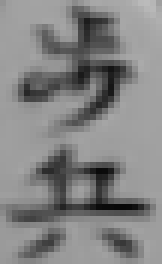
//> input picture image/koma/fu1.png, 27 x 44 px (shown 6 times larger)
$ ./main   (built with g++ and OpenCV 4)
//> lines starting //> are read from the running program, lines starting //| are printed output that depends on the picture; after the words box and inside, x2 and y2 are one past the last pixel; in counts of white or black regions, pixels touching at a corner belong together; pictures that were not available may be replaced by others from this repository, and a replacement may not be noted
#define _USE_MATH_DEFINES

#include <math.h>
#include <chrono>
#include <opencv2/opencv.hpp>
#include <iostream>
#include <fstream>
#include <string>
#include <opencv2/core/core.hpp>
#include <opencv2/imgproc/imgproc.hpp>
#include <opencv2/highgui/highgui.hpp>
#include <windows.h>
#include "opencv2/video/tracking.hpp"
#define P(s) cout << s << endl
using namespace cv;
using namespace std;


class koma{
public:
	int dir;
	string type;
};

class komaDate{
public:
	Mat img;
	string type;
	int dir;
	komaDate(Mat i, string t,int d){
		img = i;
		type = t;
		dir = d;
	}
};

int sente;
int turnDir;
int boardWidth;
int boardHeight;
int masuWidth;
int masuHeight;
vector<koma> Jibun, Aite;
vector<komaDate> komaDates;
map<string, Mat> komaImgs;
vector<vector<Mat>>KIFU;
vector<string> kifuTxt;
Mat BOARDIMG;
koma banmen[9][9], prevbanmen[9][9];//　最新の盤面　直前の盤面
int misscount = 0;
//-----------------------------------------------
//盤面画像生成時に使う数字たちの配列
Mat nums[] = {
	imread("./image/kanji/1.png")
	, imread("./image/kanji/2.png")
	, imread("./image/kanji/3.png")
	, imread("./image/kanji/4.png")
	, imread("./image/kanji/5.png")
	, imread("./image/kanji/6.png")
	, imread("./image/kanji/7.png")
	, imread("./image/kanji/8.png")
	, imread("./image/kanji/9.png")
};
Mat num[] = {
	imread("./image/kanji/num9.png")
	, imread("./image/kanji/num8.png")
	, imread("./image/kanji/num7.png")
	, imread("./image/kanji/num6.png")
	, imread("./image/kanji/num5.png")
	, imread("./image/kanji/num4.png")
	, imread("./image/kanji/num3.png")
	, imread("./image/kanji/num2.png")
	, imread("./image/kanji/num1.png")
};

//------------------------------------------------
//駒の画像と漢字と向きをセットにした配列作成、盤面画像生成時に使う駒の漢字画像の配列作成
void importKoma(){
	komaDates.push_back(komaDate(imread("./image/koma/fu1.png"), "歩", 1));
//> in komaDate, img is the input picture: 44 rows x 27 cols, CV_8UC3; min 8, max 187, mean 131.6
//> komaDates = 1 item
	komaDates.push_back(komaDate(imread("./image/koma/fu2.png"), "歩", 2));
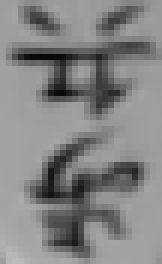
//> input picture image/koma/fu2.png, 27 x 44 px (shown 6 times larger)
//> in komaDate, img is the input picture: 44 rows x 27 cols, CV_8UC3; min 8, max 187, mean 131.6
//> komaDates = 2 items
	komaDates.push_back(komaDate(imread("./image/koma/gin1.png"), "銀", 1));
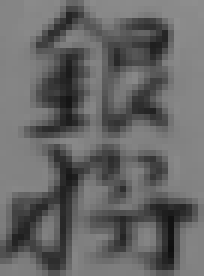
//> input picture image/koma/gin1.png, 34 x 46 px (shown 6 times larger)
//> in komaDate, img is the input picture: 46 rows x 34 cols, CV_8UC3; min 15, max 142, mean 102.2
//> komaDates = 3 items
	komaDates.push_back(komaDate(imread("./image/koma/gin2.png"), "銀", 2));
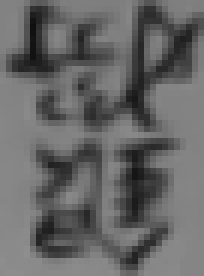
//> input picture image/koma/gin2.png, 34 x 46 px (shown 6 times larger)
//> in komaDate, img is the input picture: 46 rows x 34 cols, CV_8UC3; min 15, max 142, mean 102.2
//> komaDates = 4 items
	komaDates.push_back(komaDate(imread("./image/koma/gyoku2.png"), "玉", 2));
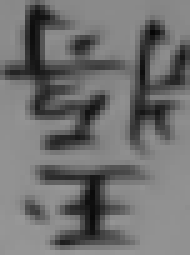
//> input picture image/koma/gyoku2.png, 38 x 51 px (shown 5 times larger)
//> in komaDate, img is the input picture: 51 rows x 38 cols, CV_8UC3; min 6, max 153, mean 112.3
//> komaDates = 5 items
	komaDates.push_back(komaDate(imread("./image/koma/hisya1.png"), "飛", 1));
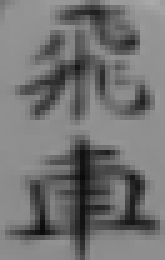
//> input picture image/koma/hisya1.png, 33 x 52 px (shown 5 times larger)
//> in komaDate, img is the input picture: 52 rows x 33 cols, CV_8UC3; min 10, max 170, mean 115.4
//> komaDates = 6 items
	komaDates.push_back(komaDate(imread("./image/koma/hisya2.png"), "飛", 2));
//> komaDates = 7 items
	komaDates.push_back(komaDate(imread("./image/koma/kaku1.png"), "角", 1));
//> komaDates = 8 items
	komaDates.push_back(komaDate(imread("./image/koma/kaku2.png"), "角", 2));
//> komaDates = 9 items
	komaDates.push_back(komaDate(imread("./image/koma/kei1.png"), "桂", 1));
//> komaDates = 10 items
	komaDates.push_back(komaDate(imread("./image/koma/kei2.png"), "桂", 2));
//> komaDates = 11 items
	komaDates.push_back(komaDate(imread("./image/koma/kin1.png"), "金", 1));
//> komaDates = 12 items
	komaDates.push_back(komaDate(imread("./image/koma/kin2.png"), "金", 2));
//> komaDates = 13 items
	komaDates.push_back(komaDate(imread("./image/koma/kyo1.png"), "香", 1));
//> komaDates = 14 items
	komaDates.push_back(komaDate(imread("./image/koma/kyo2.png"), "香", 2));
//> kyo2.png cannot be read in this run, so this picture is empty
//> komaDates = 15 items
	komaDates.push_back(komaDate(imread("./image/koma/narigin1.png"), "全", 1));
//> narigin1.png cannot be read in this run, so this picture is empty
//> komaDates = 16 items
	komaDates.push_back(komaDate(imread("./image/koma/narigin2.png"), "全", 2));
//> narigin2.png cannot be read in this run, so this picture is empty
//> komaDates = 17 items
	komaDates.push_back(komaDate(imread("./image/koma/narikei1.png"), "圭", 1));
//> narikei1.png cannot be read in this run, so this picture is empty
//> komaDates = 18 items
	komaDates.push_back(komaDate(imread("./image/koma/narikei2.png"), "圭", 2));
//> narikei2.png cannot be read in this run, so this picture is empty
//> komaDates = 19 items
	komaDates.push_back(komaDate(imread("./image/koma/narikyo1.png"), "杏", 1));
//> narikyo1.png cannot be read in this run, so this picture is empty
//> komaDates = 20 items
	komaDates.push_back(komaDate(imread("./image/koma/narikyo2.png"), "杏", 2));
//> narikyo2.png cannot be read in this run, so this picture is empty
//> komaDates = 21 items
	komaDates.push_back(komaDate(imread("./image/koma/ou1.png"), "王", 1));
//> ou1.png cannot be read in this run, so this picture is empty
//> komaDates = 22 items
	komaDates.push_back(komaDate(imread("./image/koma/ryu1.png"), "龍", 1));
//> ryu1.png cannot be read in this run, so this picture is empty
//> komaDates = 23 items
	komaDates.push_back(komaDate(imread("./image/koma/ryu2.png"), "龍", 2));
//> ryu2.png cannot be read in this run, so this picture is empty
//> komaDates = 24 items
	komaDates.push_back(komaDate(imread("./image/koma/to1.png"), "と", 1));
//> to1.png cannot be read in this run, so this picture is empty
//> komaDates = 25 items
	komaDates.push_back(komaDate(imread("./image/koma/to2.png"), "と", 2));
//> to2.png cannot be read in this run, so this picture is empty
//> komaDates = 26 items
	komaDates.push_back(komaDate(imread("./image/koma/uma1.png"), "馬", 1));
//> uma1.png cannot be read in this run, so this picture is empty
//> komaDates = 27 items
	komaDates.push_back(komaDate(imread("./image/koma/uma2.png"), "馬", 2));
//> uma2.png cannot be read in this run, so this picture is empty
//> komaDates = 28 items
	komaImgs["歩"] = imread("./image/kanji/fu.png");
//> fu.png cannot be read in this run, so this picture is empty
//> komaImgs = 1 item
	komaImgs["角"] = imread("./image/kanji/kaku.png");
//> kaku.png cannot be read in this run, so this picture is empty
//> komaImgs = 2 items
	komaImgs["飛"] = imread("./image/kanji/hisya.png");
//> hisya.png cannot be read in this run, so this picture is empty
//> komaImgs = 3 items
	komaImgs["と"] = imread("./image/kanji/to.png");
//> to.png cannot be read in this run, so this picture is empty
//> komaImgs = 4 items
	komaImgs["王"] = imread("./image/kanji/ou.png");
//> ou.png cannot be read in this run, so this picture is empty
//> komaImgs = 5 items
	komaImgs["玉"] = imread("./image/kanji/gyoku.png");
//> gyoku.png cannot be read in this run, so this picture is empty
//> komaImgs = 6 items
	komaImgs["桂"] = imread("./image/kanji/kei.png");
//> kei.png cannot be read in this run, so this picture is empty
//> komaImgs = 7 items
	komaImgs["香"] = imread("./image/kanji/kyo.png");
//> kyo.png cannot be read in this run, so this picture is empty
//> komaImgs = 8 items
	komaImgs["金"] = imread("./image/kanji/kin.png");
//> kin.png cannot be read in this run, so this picture is empty
//> komaImgs = 9 items
	komaImgs["銀"] = imread("./image/kanji/gin.png");
//> gin.png cannot be read in this run, so this picture is empty
//> komaImgs = 10 items
	komaImgs["全"] = imread("./image/kanji/narigin.png");
//> narigin.png cannot be read in this run, so this picture is empty
//> komaImgs = 11 items
	komaImgs["圭"] = imread("./image/kanji/narikei.png");
//> narikei.png cannot be read in this run, so this picture is empty
//> komaImgs = 12 items
	komaImgs["杏"] = imread("./image/kanji/narikyo.png");
//> narikyo.png cannot be read in this run, so this picture is empty
//> komaImgs = 13 items
	komaImgs["馬"] = imread("./image/kanji/uma.png");
//> uma.png cannot be read in this run, so this picture is empty
//> komaImgs = 14 items
	komaImgs["龍"] = imread("./image/kanji/ryu.png");
//> ryu.png cannot be read in this run, so this picture is empty
//> komaImgs = 15 items
	komaImgs["("] = imread("./image/kanji/kakko.png");
//> kakko.png cannot be read in this run, so this picture is empty
//> komaImgs = 16 items
	komaImgs[")"] = imread("./image/kanji/kokka.png");
//> kokka.png cannot be read in this run, so this picture is empty
//> komaImgs = 17 items
	komaImgs["▲"] = imread("./image/kanji/kurosankaku.png");
//> kurosankaku.png cannot be read in this run, so this picture is empty
//> komaImgs = 18 items
	komaImgs["△"] = imread("./image/kanji/sirosankaku.png");
//> sirosankaku.png cannot be read in this run, so this picture is empty
//> komaImgs = 19 items
	komaImgs["不"] = imread("./image/kanji/zu.png");
//> zu.png cannot be read in this run, so this picture is empty
//> komaImgs = 20 items
	komaImgs["成"] = imread("./image/kanji/nari.png");
//> nari.png cannot be read in this run, so this picture is empty
//> komaImgs = 21 items
	komaImgs["打"] = imread("./image/kanji/utu.png");
//> utu.png cannot be read in this run, so this picture is empty
//> komaImgs = 22 items
	komaImgs["取"] = imread("./image/kanji/tori.png");
//> tori.png cannot be read in this run, so this picture is empty
//> komaImgs = 23 items
}

//------------------------------------------------
//駒の動きが正しいかの判別
//基本的に移動前と移動後の座標を比較してパターンに合うときはtrue それ以外はfalseを返すようにしている
//飛、龍、角、馬、香は例外
// [441 lines left out: functions komaMovement, takeCurrentBoard, outputBoard, dontoutputBoard, justOutPut, init and 7 more, not called in this run]

//----------------------------------------------
//棋譜の出力
//これ割とややこしいから説明したくない
//簡潔に言うと消去法でゴリ押し
bool firstMove = true;
// [212 lines left out: functions outputKifu, makeKifuImg, not called in this run]
int kifuCount = 1;

void makeGuiLike(Mat frame){
	Mat GUI(800, 680, CV_8UC3, Scalar(255, 255, 255));
	Rect frameRect(20, 5, 640, 480);
	Mat dst = GUI(frameRect);
	frame.copyTo(dst);
	Rect boardRect(0, 500, 500, 300);
	dst = GUI(boardRect);
	BOARDIMG.copyTo(dst);
	line(GUI, Point(0, 495), Point(680, 495), Scalar(0, 0, 0), 2, 3);
	line(GUI, Point(500, 495), Point(500, 800), Scalar(0, 0, 0), 2, 3);
	int y = 0;
	if (KIFU.size() <= 10){
		for (int i = 0; i < KIFU.size(); i++){
			string s = to_string(kifuCount) + ":";
			Rect R(505, 520 + 25 * y, 170, 20);
			y++;
			Mat tmp = GUI(R);
			makeKifuImg(KIFU[i]).copyTo(tmp);
		}
	}
	else{
		for (int i = KIFU.size()-10; i < KIFU.size(); i++){
			Rect R(505, 520 + 25 * y, 170, 20);
			y++;
			Mat tmp = GUI(R);
			makeKifuImg(KIFU[i]).copyTo(tmp);
		}
	}
	imshow("SHOGI KIFU PROGRAM", GUI);
}

//----------------------------------------------
//盤面画像の作成
// [194 lines left out: functions makeBoardImg, checkRules, not called in this run]

//----------------------------------------------
//メイン
//流れだけ
//webカメからフレーム取得→GS→ノイズ除去→Canny→輪郭取得→最大領域輪郭選択→正しかったら１個目のwhile文から脱出→(*)盤面切り抜き→GS→テンプレートマッチング→合法な移動かどうか判別↓
//→正しかったら棋譜を出力して直前盤面配列に最新盤面配列をコピーする→以下(*)以降をループ・・・
int main()
{
	importKoma();
	VideoCapture cap(0); // open the default camera
	if (!cap.isOpened()) // check if we succeeded
		return -1;
	Mat edges;
	Mat nowImg;
	vector<vector<Point> > boardFrame(0);
	vector<Point> corners(4);
	bool flag = false;
	Mat boardImg;
	vector<Point> contour;
	while (true)
	{
		Mat frame;
		vector<Vec4i> hierarchy;
		cap >> frame; // get a new frame from camera
		flip(frame, frame, -1);
		Mat contour;
		int maxIdx;
		vector<vector<Point> > contours;//輪郭を座標の配列の配列で保持
		cvtColor(frame, edges, CV_BGR2GRAY);
		GaussianBlur(edges, edges, Size(7, 7), 1.5, 1.5);
		Canny(edges, edges, 0, 50, 3);
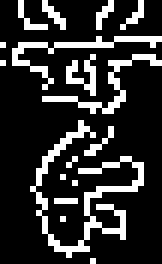
//> edges: 44 rows x 27 cols, CV_8UC1 (shown 6 times larger); 18.7% white in thin lines or dots
		findContours(edges, contours, hierarchy, CV_RETR_TREE, CV_CHAIN_APPROX_SIMPLE, cvPoint(0, 0));
//> contours = 17 contours, all with area under 20
		double area, maxArea = -1, second = -1;
		maxIdx = -1;
		for (int i = 0; i < contours.size(); i++){
			area = fabs(contourArea(contours[i]));
			if (area > maxArea){
				maxIdx = i;
				maxArea = area;
			}
		}
//> this loop made 17 passes
//> (area, maxArea) on passes 1, 7, 8: (0, 0), (1, 1), (18, 18)
//> area on passes 2, 3, 4, 5, 6, 9: 0, 0, 0, 0, 0, 0
//> after the loop, maxIdx = 7; maxArea = 18

		if (maxIdx >= 0){
			contour = Mat(contours[maxIdx]);
//> contour = contour of 85 points, box (x1, y1, x2, y2) (5, 20, 24, 43), area 18
			vector<Point> approx;
			cv::convexHull(contour, approx, false);
//> approx = contour of 12 points, box (x1, y1, x2, y2) (5, 20, 24, 43), area 270
			cv::approxPolyDP(approx, approx, 100, true);
//> approx = 1 Point (x, y): [13, 20]

			frame.copyTo(nowImg);
			for (int i = 0; i < approx.size(); i++){
				rectangle(nowImg, Point(approx[i].x - 2, approx[i].y - 2), Point(approx[i].x + 2, approx[i].y + 2), Scalar(0, 0, 255), 2, 8, 0);
			}
//> this loop made 1 pass
//> nowImg: 44 rows x 27 cols, CV_8UC3; 3.7% of pixels changed, all inside (x1, y1, x2, y2) = (10, 17, 17, 24)
			drawContours(nowImg, contours, maxIdx, Scalar(0, 0, 255), 1);
//> nowImg: 44 rows x 27 cols, CV_8UC3; mean B, G, R 118.7, 118.7, 145.1
			makeGuiLike(nowImg);
//> in makeGuiLike, `line(GUI, Point(0, 495), Point(680, 495), Scalar(0, 0, 0), 2, 3);`: GUI: 800 rows x 680 cols, CV_8UC3; 99.6% white; 1 black region, box (x1, y1, x2, y2) and area: (0, 494, 680, 497) 2040
//> in makeGuiLike, `line(GUI, Point(500, 495), Point(500, 800), Scalar(0, 0, 0), 2, 3);`:
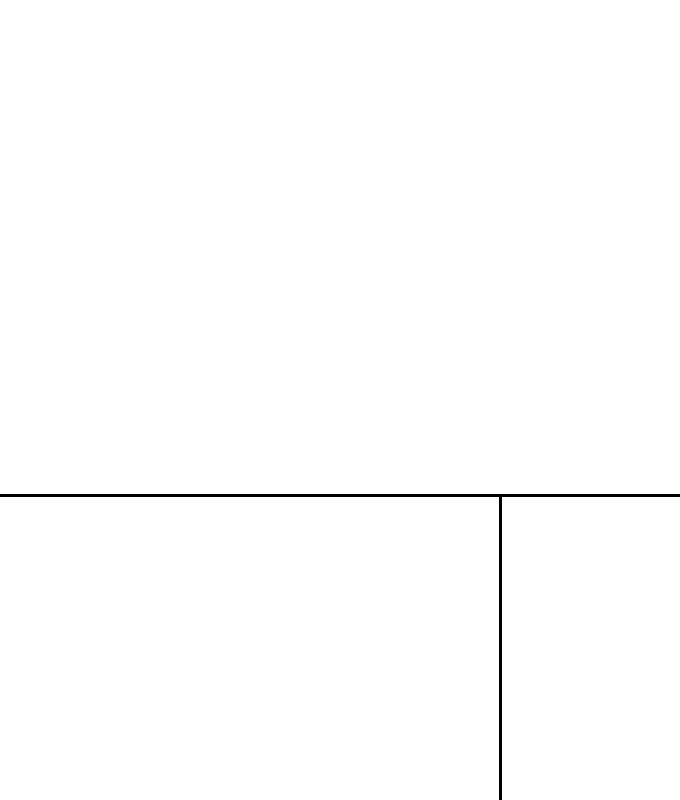
//> GUI: 800 rows x 680 cols, CV_8UC3; 99.5% white; 1 black region, box (x1, y1, x2, y2) and area: (0, 494, 680, 800) 2949
			if (approx.size() == 4 && flag){
				boardFrame.push_back(contours[maxIdx]);
				for (int i = 0; i < 4; i++){
					corners[i] = approx[i];
				}
				break;
			}
		}
//> (the run ends here: the program needs code that is not available in this run, at `if (GetAsyncKeyState(VK_CONTROL))`)
